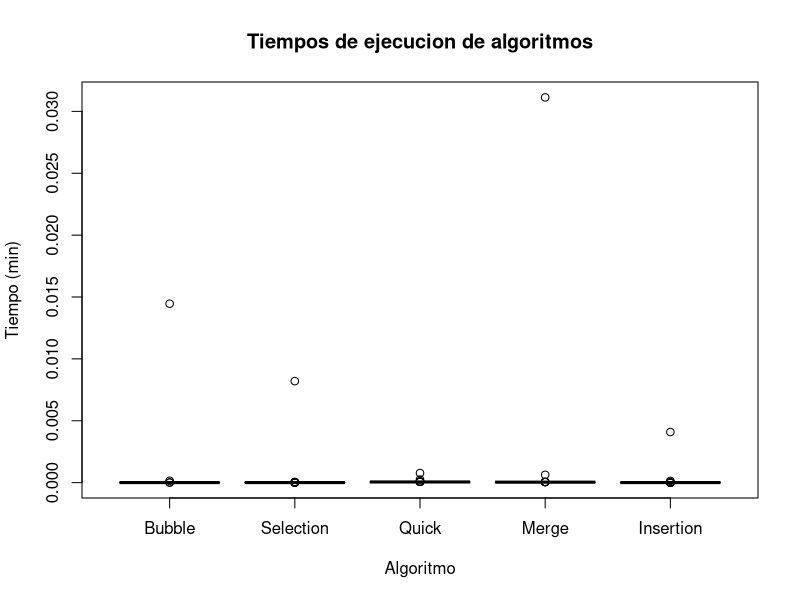

R code for this plot:
n <- 10 ** 1
# Bubble Sort
bubble_sort <- function(x, ascending = TRUE) {
  n <- length(x)
  if (ascending) {
    for (i in 1:(n - 1)) {
      for (j in 1:(n - i)) {
        if (x[j + 1] < x[j]) {
          tmp <- x[j]
          x[j] <- x[j + 1]
          x[j + 1] <- tmp
        }
      }
    }
  }
  else {
    for (i in 1:(n - 1)) {
      for (j in 1:(n - i)) {
        if (x[j + 1] > x[j]) {
          tmp <- x[j]
          x[j] <- x[j + 1]
          x[j + 1] <- tmp
        }
      }
    }
  }
  x
}

#Merge sort
mmerge <- function(a, b) {
  r <- numeric(length(a) + length(b))
  ai <- 1;
  bi <- 1;
  j <- 1;
  for (j in 1:length(r)) {
    if ((ai <= length(a) && a[ai] < b[bi]) || bi > length(b)) {
      r[j] <- a[ai]
      ai <- ai + 1
    } else {
      r[j] <- b[bi]
      bi <- bi + 1
    }
  }
  r
}

mmergesort <- function(A) {
  if (length(A) > 1) {
    q <- ceiling(length(A) / 2)
    a <- mmergesort(A[1:q])
    b <- mmergesort(A[(q + 1):length(A)])
    mmerge(a, b)
  } else {
    A
  }
}

#Insertion sort
insertion_sort <- function(A) {
  for (j in 2:length(A)) {
    key = A[j]
    i = j - 1
    while (i > 0 && A[i] > key) {
      A[(i + 1)] = A[i]
      i = i - 1
    }
    A[(i + 1)] = key
  }
  A
}

#Quicksort
quickSort <- function(arr) {
  # Pick a number at random.
  mid <- sample(arr, 1)

  # Place-holders for left and right values.
  left <- c()
  right <- c()

  # Move all the smaller values to the left, bigger values to the right.
  lapply(arr[arr != mid], function(d) {
    if (d < mid) {
      left <<- c(left, d)
    }
    else {
      right <<- c(right, d)
    }
  })

  if (length(left) > 1) {
    left <- quickSort(left)
  }

  if (length(right) > 1) {
    right <- quickSort(right)
  }

  # Finally, return the sorted values.
  c(left, mid, right)
}

#Selection sort
selection_sort <- function(x, ascending = TRUE) {
  max <- length(x)
  if (ascending) {
    for (j in 1:(max - 1)) {
      m <- x[j]
      p <- j
      for (k in (j + 1):max) {
        if (x[k] < m) {
          m <- x[k]
          p <- k
        }
        ## end if
      }
      ## end for k
      x[p] <- x[j]
      x[j] <- m
    }
    ## end for j
  }
  ## end ascending if
  else {
    for (j in 1:(max - 1)) {
      m <- x[j]
      p <- j
      for (k in (j + 1):max) {
        if (x[k] > m) {
          m <- x[k]
          p <- k
        }
        ## end if
      }
      ## end for k
      x[p] <- x[j]
      x[j] <- m
    }
    ## end for j
  }
  ## end ascending else
  x
}

bubbleTime <- numeric()
selectionTime <- numeric()
quickSortTime <- numeric()
mergeTime <- numeric()
insertionTime <- numeric()

for (i in 1:100) {
  print(paste("Iteracion: ", i))
  x <- runif(n)

  #Bubble Sort
  bubbleStart <- Sys.time()
  bubble_res <- bubble_sort(x)
  bubbleEnd <- Sys.time()

  bubbleTime <- c(bubbleTime, as.numeric(bubbleEnd - bubbleStart))

  #Selection Sort
  selectionStart <- Sys.time()
  selection_res <- selection_sort(x)
  selectionEnd <- Sys.time()

  selectionTime <- c(selectionTime, as.numeric(selectionEnd - selectionStart))

  #Quick Sort
  quickSortStart <- Sys.time()
  quickSort_res <- quickSort(x)
  quickSortEnd <- Sys.time()

  quickSortTime <- c(quickSortTime, as.numeric(quickSortEnd - quickSortStart))

  #Merge sort
  mergeStart <- Sys.time()
  mergesort_res <- mmergesort(x)
  mergeEnd <- Sys.time()

  mergeTime <- c(mergeTime, as.numeric(mergeEnd - mergeStart))

  #Insertion Sort
  insertionStart <- Sys.time()
  insertion_res <- insertion_sort(x)
  insertionEnd <- Sys.time()

  insertionTime <- c(insertionTime, as.numeric(insertionEnd - insertionStart))
}

t <- list("Bubble Sort" = bubbleTime,
    "Selection Sort" = selectionTime,
    "Quick Sort" = quickSortTime,
    "Merge sort" = mergeTime,
    "Insertion sort" = insertionTime)

sort(sapply(t, mean))
sort(sapply(t, sd))

boxplot(t, main = "Tiempos de ejecucion de algoritmos",
          xlab = "Algoritmo",
          ylab = "Tiempo (min)",
          names = c("Bubble", "Selection", "Quick", "Merge", "Insertion"),
          col = c("red", "blue", "green", "yellow", "purple")
          )

# Crear una tabla
# Algoritmo Media
# ejeAlg    0.2 \u00B1 0.1
table <- data.frame(
  Algoritmo = names(t),
  Media = sapply(t, function(x) paste(mean(x), "±", sd(x)))
)
table
